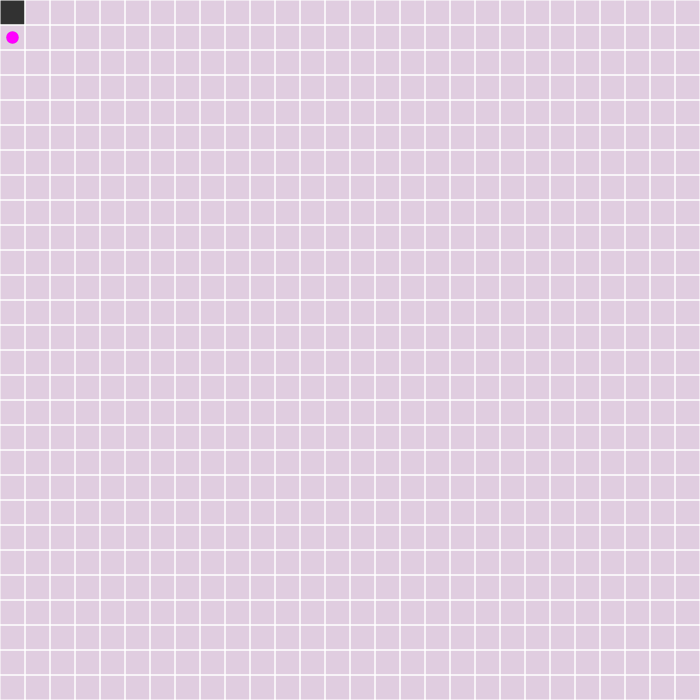
Frame 1 (no input)
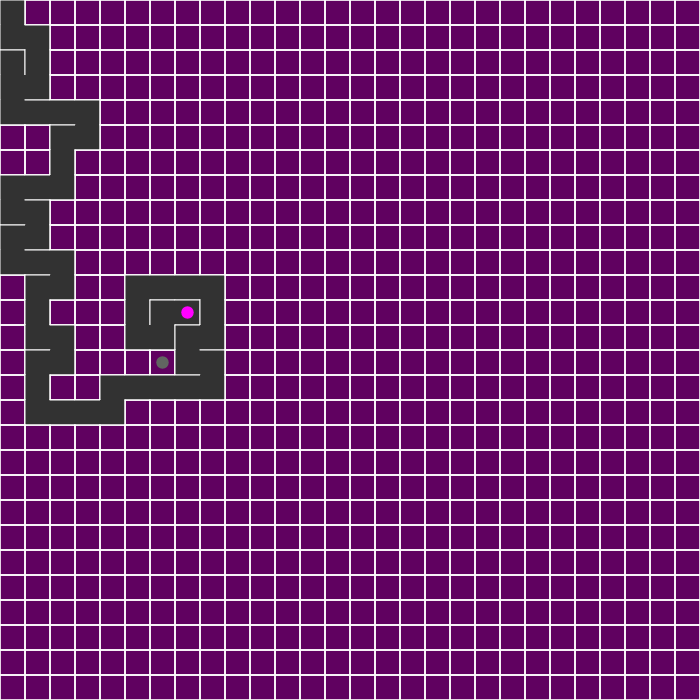
Frame 60 (no input)
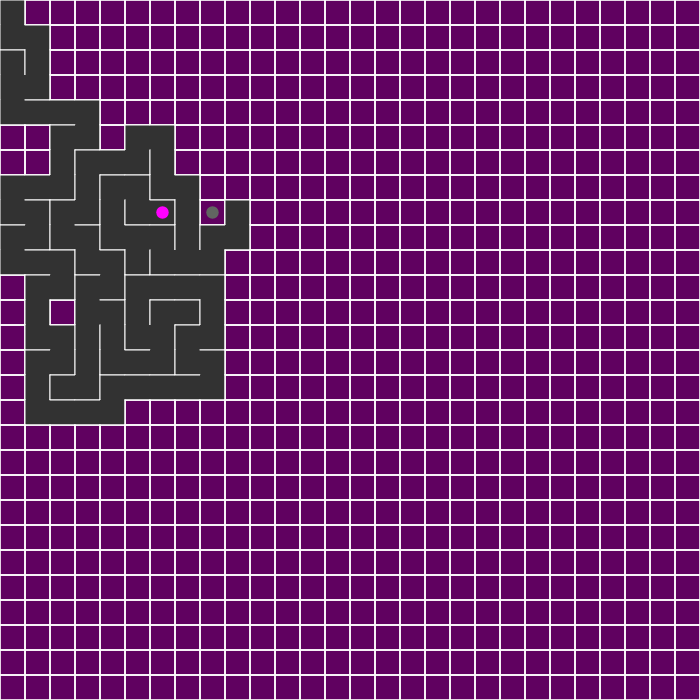
Frame 120 (the mouse pressed at the canvas centre since frame 60)

The p5.js sketch that drew these frames (run headless with seeded random() and noise() and a simulated clock; from frame 60 on, the mouse is pressed at the canvas centre):

// p5.js sketch
// ── sketch.js
var cells = [];
var cows, rows;
var w = 25;
var current;
var stack = [];
var finder = undefined;
function setup() {
    createCanvas(700,700);
    genSetup();
}
function draw() {
    genDraw();
    if(genFinished){
        if(!finder)
            finder = new Finder(), console.log("finding");
        else finder.draw();
    }
}
// ── finder.js
function Finder(){
    this.started = false;
    
    this.paths = [new path(0, longest.i+longest.j*cows)];

    this.draw = function(){
        //frameRate(5);
        this.paths[0].update();
        this.paths[0].draw();
    }
}
function path(cur, to){
    this.pcells = [];
    this.stack = [];
    this.way = [];
    this.found = false;
    this.distance = 0;
    for(var j=0;j<rows;j++){
        for(var i=0;i<cows;i++){
            this.pcells[i+j*cows] = new finderCells(i,j);
            this.pcells[i+j*cows].walls = cells[i+j*cows].walls;
        }
    }
    this.current = this.pcells[cur];
    this.current.visited = true;
    this.to = this.pcells[to];

    this.update = function(){
        //if(this.found) frameRate(5);
        if(this.current)
        var avail = this.current.avails(this.pcells);
        if(avail && avail.length>0 && !this.found){
            var go = random(avail);
            go.visited = true;
            this.stack.push(go);
            this.current = go;
        }
        else{
            this.current = this.stack.pop();
            if(this.current && this.current.visited && this.found)
            this.way.push(this.current);
            if(this.current == this.to) this.found = true;
        }
        
    }
    this.draw = function(){
        fill(255);
        if(this.current)
        this.current.draw();
            for(var i=0;i<this.way.length;i++){
                stroke(100,255,100);
                if(this.way[i+1])
                line(w*this.way[i].i+w/2,w*this.way[i].j+w/2,w*this.way[i+1].i+w/2,w*this.way[i+1].j+w/2);
            }
        
    }
}
function finderCells(i,j){
    this.i = i;
    this.j = j;
    this.visited = false;
    this.walls = [];

    this.draw = function(){
        this.drawWalls();
        ellipse(w*this.i+w/2, w*this.j+w/2, 10, 10);
    }
    this.avails = function(pcells){
        var av = [];
        var top = pcells[index(this.i,this.j-1)];
        var right = pcells[index(this.i+1,this.j)];
        var bottom = pcells[index(this.i,this.j+1)];
        var left = pcells[index(this.i-1,this.j)];
        if(top && !this.walls[0] && !top.visited)
            av.push(top);
        if(right && !this.walls[1] && !right.visited)
            av.push(right);
        if(bottom && !this.walls[2] && !bottom.visited)
            av.push(bottom);
        if(left && !this.walls[3] && !left.visited)
            av.push(left);
        return av;
    }
    this.drawWalls = function(){
        stroke(255);
        if(!this.walls[0])
            line(w*this.i+w/2,w*this.j+w/2,w*this.i+w/2,w*this.j);
        if(!this.walls[1])
            line(w*this.i+w/2,w*this.j+w/2,w*this.i+w,w*this.j+w/2);
        if(!this.walls[2])
            line(w*this.i+w/2,w*this.j+w/2,w*this.i+w/2,w*this.j+w);
        if(!this.walls[3])
            line(w*this.i+w/2,w*this.j+w/2,w*this.i,w*this.j+w/2);

    }
}
// ── gen.js
var distance = 0, longdist = 0;
var longest;
var genFinished = false;
function genSetup() {
    cows = floor(width/w);
    rows = floor(height/w);
    for(var i=0;i<rows;i++){
        for(var j=0;j<cows;j++){
            cells.push(new Cell(j,i));
        }
    }
    current = cells[0];
    longest = current;
    current.visited = true;
}
function genDraw() {
    //frameRate(100);
    background(100,0,100,50);
    for(var i=0;i<cells.length;i++){
        cells[i].draw();
    }

    var neighbours = current.checkNeighbours();
    if(neighbours.length>0){
        var next = random(neighbours);
        next.visited = true;
        removeWall(current,next);
        stack.push(next);
        current = next;
        distance++;
    }
    else{
        if(stack.length>0)
        current = stack.pop();
        else current = cells[0], genFinished = true;
        distance--;
    }
    if(longdist<distance){
        longdist = distance;
        longest = current;
    }
    fill(100,255,100,100);
    noStroke();
    ellipse(0.5*w+w*current.i,0.5*w+w*current.j,w/2,w/2);
    fill(255,0,255);
    ellipse(0.5*w+w*longest.i,0.5*w+w*longest.j,w/2,w/2);
}
function index(i,j){
    return i<0||j<0||i>cows-1||j>rows-1?-1:i+j*cows;
}
function Cell(i,j){
    this.i = i;
    this.j = j;
    this.visited = false;
    this.walls = [true,true,true,true];
    this.draw = function(){
        if(this.visited)
            fill(50);
        else
            noFill();
        noStroke();
        rect(this.i*w, this.j*w, w,w);
        stroke(255);
        if(this.walls[0]){
            line(w*(this.i),w*(this.j),w*(this.i+1),w*(this.j));
        }
        if(this.walls[1]){
            line(w*(this.i+1),w*(this.j),w*(this.i+1),w*(this.j+1));
        }
        if(this.walls[2]){
            line(w*(this.i),w*(this.j+1),w*(this.i+1),w*(this.j+1));
        }
        if(this.walls[3]){
            line(w*(this.i),w*(this.j),w*(this.i),w*(this.j+1));
        }
    }

    this.checkNeighbours = function(){
        var neighbours = [];
        var top = cells[index(this.i,this.j-1)];
        var right = cells[index(this.i+1,this.j)];
        var bottom = cells[index(this.i,this.j+1)];
        var left = cells[index(this.i-1,this.j)];
        if(top && !top.visited)
            neighbours.push(top);
        if(right && !right.visited)
            neighbours.push(right);
        if(bottom && !bottom.visited)
            neighbours.push(bottom);
        if(left && !left.visited)
            neighbours.push(left);
        return neighbours;
    }
}

function removeWall(a,b){
    if(a.j-b.j == 1){ //top
        a.walls[0] = false;
        b.walls[2] = false;
    }
    if(a.i-b.i == -1){ //right
        a.walls[1] = false;
        b.walls[3] = false;
    }
    if(a.j-b.j == -1){ //bottom
        a.walls[2] = false;
        b.walls[0] = false;        
    }
    if(a.i-b.i == 1){ //left
        a.walls[3] = false; 
        b.walls[1] = false;       
    }
}
